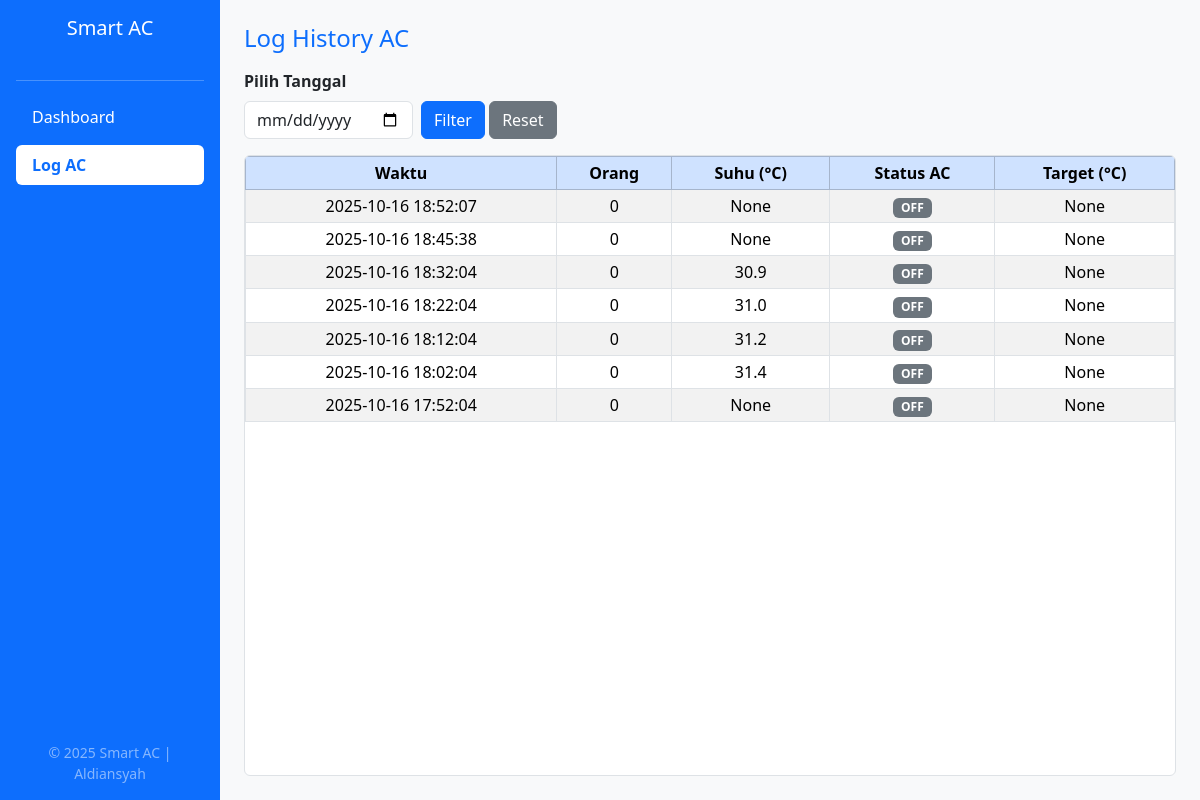
Page /logs on the committed database.
### app.py (models this page shows)
class ACHistory(db.Model):
    __tablename__ = 'ac_history'
    id = db.Column(db.Integer, primary_key=True)
    timestamp = db.Column(db.String(50))
    detected_people = db.Column(db.Integer)
    temperature = db.Column(db.Float)
    humidity = db.Column(db.Float)
    ac_status = db.Column(db.String(10))
    target_temp = db.Column(db.Float)

### app.py (the view)
@app.route('/logs')
def logs():
    history = ACHistory.query.order_by(ACHistory.id.desc()).limit(500).all()
    return render_template('logs.html', history=history)

### templates/Logs.html (shortened to what this page needs)
<!DOCTYPE html>
<html lang="en">
<head>
  <link href="https://cdn.jsdelivr.net/npm/bootstrap@5.3.3/dist/css/bootstrap.min.css" rel="stylesheet">
</head>
<body class="bg-light">
<div class="d-flex" style="height:100vh; overflow:hidden">
    <div class="bg-primary text-white p-3 d-flex flex-column sidebar"
        style="width:220px; min-height:100vh;">
      <h5 class="text-center mb-4">Smart AC</h5>
      <hr class="border-light">
      <ul class="nav nav-pills flex-column gap-2">
        <li class="nav-item">
          <a href="/" class="nav-link text-white sidebar-link">
            Dashboard
          </a>
        </li>
        <li class="nav-item">
          <a href="/logs" class="nav-link active bg-white text-primary fw-semibold">
            Log AC
          </a>
        </li>
      </ul>
      <footer class="mt-auto text-white-50 small text-center pt-3">
        © 2025 Smart AC | Aldiansyah
      </footer>
    </div>
  <div class="flex-fill p-4 d-flex flex-column" style="overflow:hidden">
    <h4 class="text-primary mb-3">Log History AC</h4>
    <form method="get" class="row g-2 mb-3 align-items-end">
      <div class="col-auto">
        <label class="form-label fw-semibold">Pilih Tanggal</label>
        <input type="date" name="date" class="form-control"
               value="{{ selected_date }}">
      </div>
      <div class="col-auto">
        <button class="btn btn-primary">Filter</button>
        <a href="/logs" class="btn btn-secondary">Reset</a>
      </div>
    </form>
    <div class="table-responsive border rounded bg-white"
         style="flex:1; overflow:auto">
      <table class="table table-bordered table-striped table-hover table-sm mb-0">
        <thead class="table-primary text-center sticky-top">
          <tr>
            <th>Waktu</th>
            <th>Orang</th>
            <th>Suhu (°C)</th>
            <th>Status AC</th>
            <th>Target (°C)</th>
          </tr>
        </thead>
        <tbody>
          {% for row in history %}
          <tr class="text-center">
            <td>{{ row.timestamp }}</td>
            <td>{{ row.detected_people }}</td>
            <td>{{ row.temperature }}</td>
            <td>
              <span class="badge {% if row.ac_status == 'ON' %}bg-success{% else %}bg-secondary{% endif %}">
                {{ row.ac_status }}
              </span>
            </td>
            <td>{{ row.target_temp }}</td>
          </tr>
          {% else %}
          <tr>
            <td colspan="5" class="text-center text-muted py-4">
              Tidak ada data
            </td>
          </tr>
          {% endfor %}
        </tbody>
      </table>
    </div>
  </div>
</div>
</body>
</html>

### rows in the picture
ACHistory: timestamp "2025-10-16 18:52:07", detected_people "0", temperature "None", ac_status "OFF", target_temp "None"
ACHistory: timestamp "2025-10-16 18:45:38", detected_people "0", temperature "None", ac_status "OFF", target_temp "None"
ACHistory: timestamp "2025-10-16 18:32:04", detected_people "0", temperature "30.9", ac_status "OFF", target_temp "None"
ACHistory: timestamp "2025-10-16 18:22:04", detected_people "0", temperature "31.0", ac_status "OFF", target_temp "None"
ACHistory: timestamp "2025-10-16 18:12:04", detected_people "0", temperature "31.2", ac_status "OFF", target_temp "None"
ACHistory: timestamp "2025-10-16 18:02:04", detected_people "0", temperature "31.4", ac_status "OFF", target_temp "None"
ACHistory: timestamp "2025-10-16 17:52:04", detected_people "0", temperature "None", ac_status "OFF", target_temp "None"
